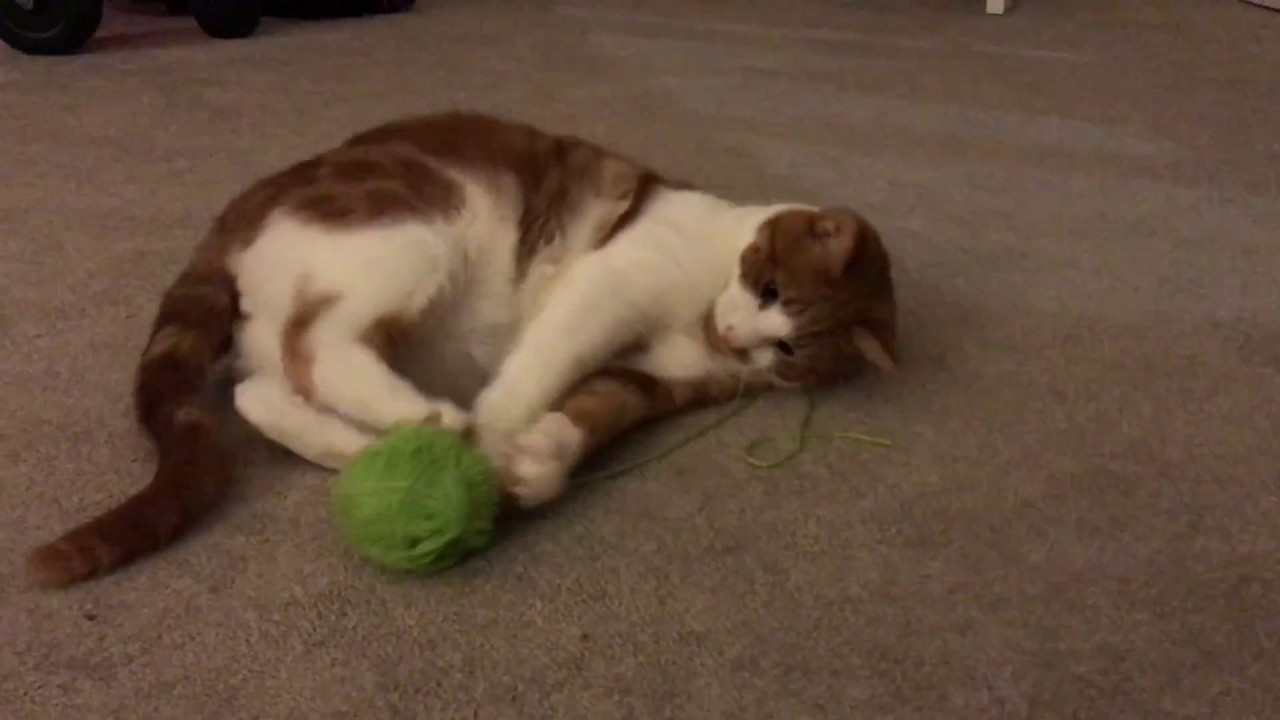
#> input picture kitty.jpg, 1280 x 720 px
$ jupyter execute filter_sobel.ipynb
#> lines starting #> are read from the running program, lines starting #| are printed output that depends on the picture
[cell 1]
import numpy as np
import scipy.ndimage as ndi
from skimage import io, color, util
import matplotlib.pyplot as plt

[cell 2]
image_path = r"kitty.jpg"
image = io.imread(image_path)
#> image is the input picture: shape (720, 1280, 3); mean R, G, B 100.4, 78.4, 61.5
gray_image = color.rgb2gray(image) # Convert to grayscale
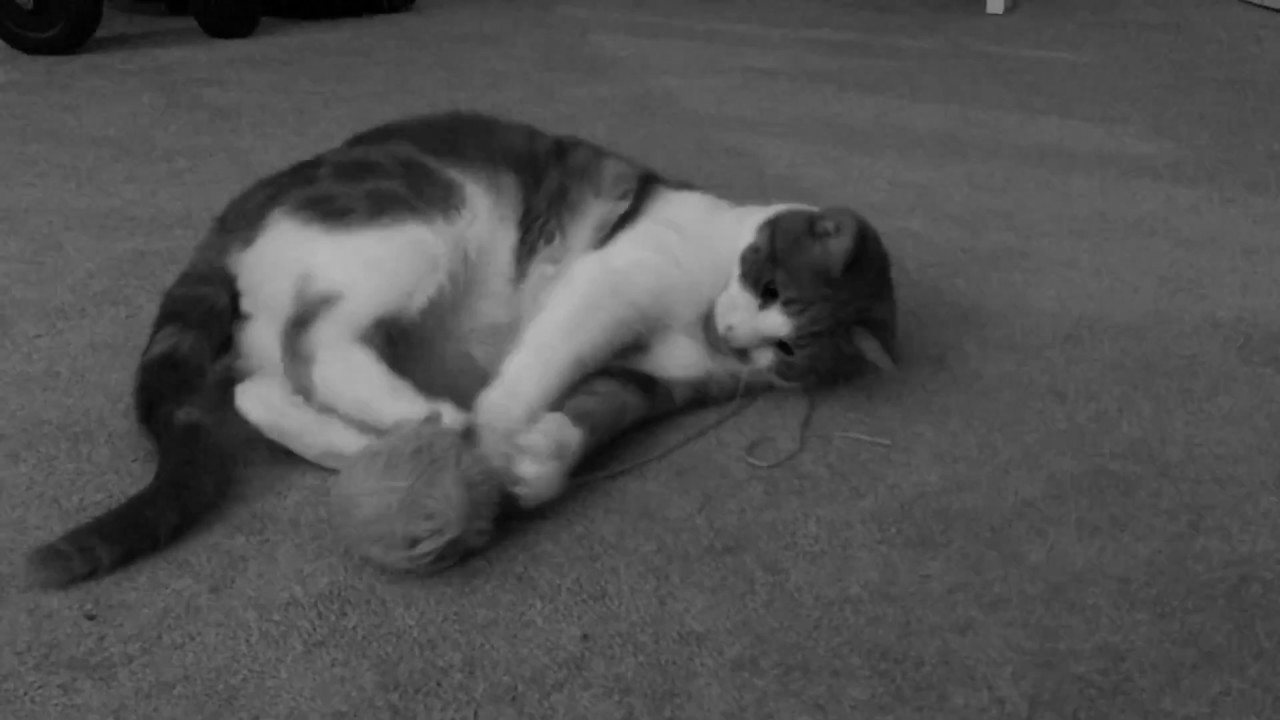
#> gray_image: shape (720, 1280) float64; min 0.000833, max 0.724, mean 0.321
def mean_filter(image, size=3):
#> called with size = 3
    return ndi.uniform_filter(image, size=size)
def median_filter(image, size=5):
#> called with size = 5
    return ndi.median_filter(image, size=size)
def gaussian_filter(image, sigma=1.0):
#> called with sigma = 1
    return ndi.gaussian_filter(image, sigma=sigma)
def sobel_filter(image):
    sobel_x = ndi.sobel(image, axis=0)
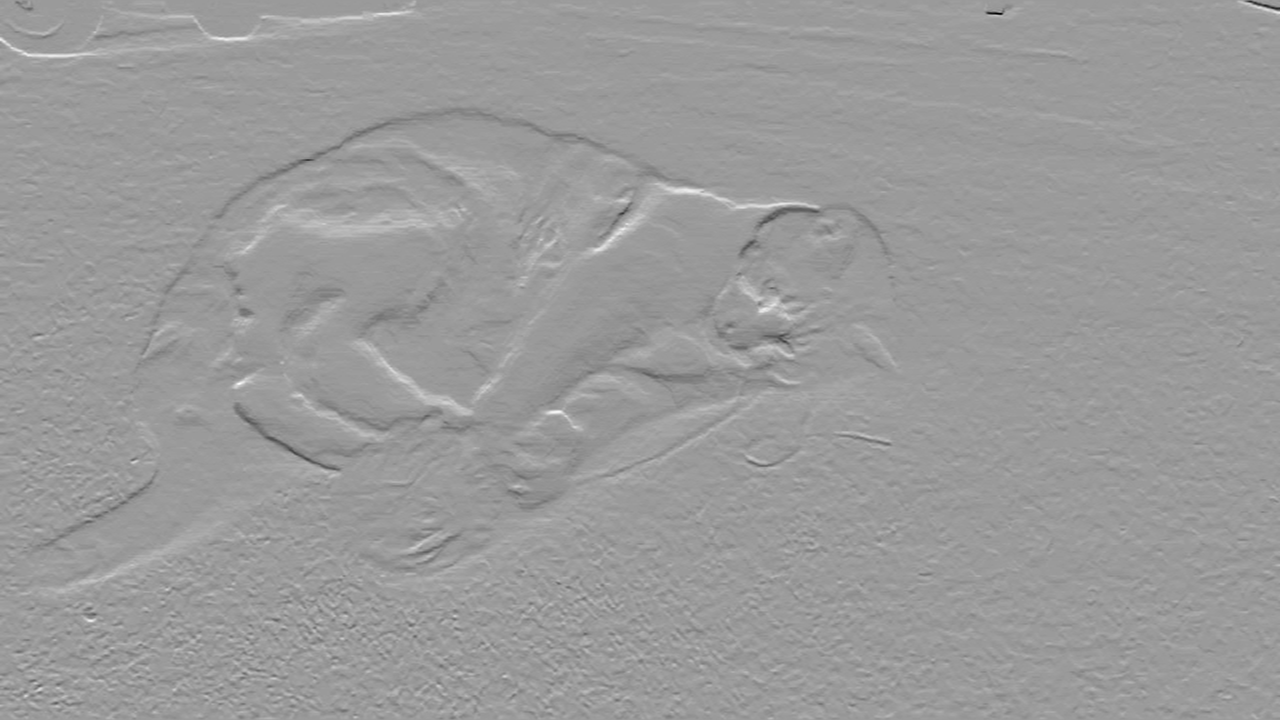
#> sobel_x: shape (720, 1280) float64; min -1.14, max 0.739, mean 0.00141; drawn with min black and max white
    sobel_y = ndi.sobel(image, axis=1)
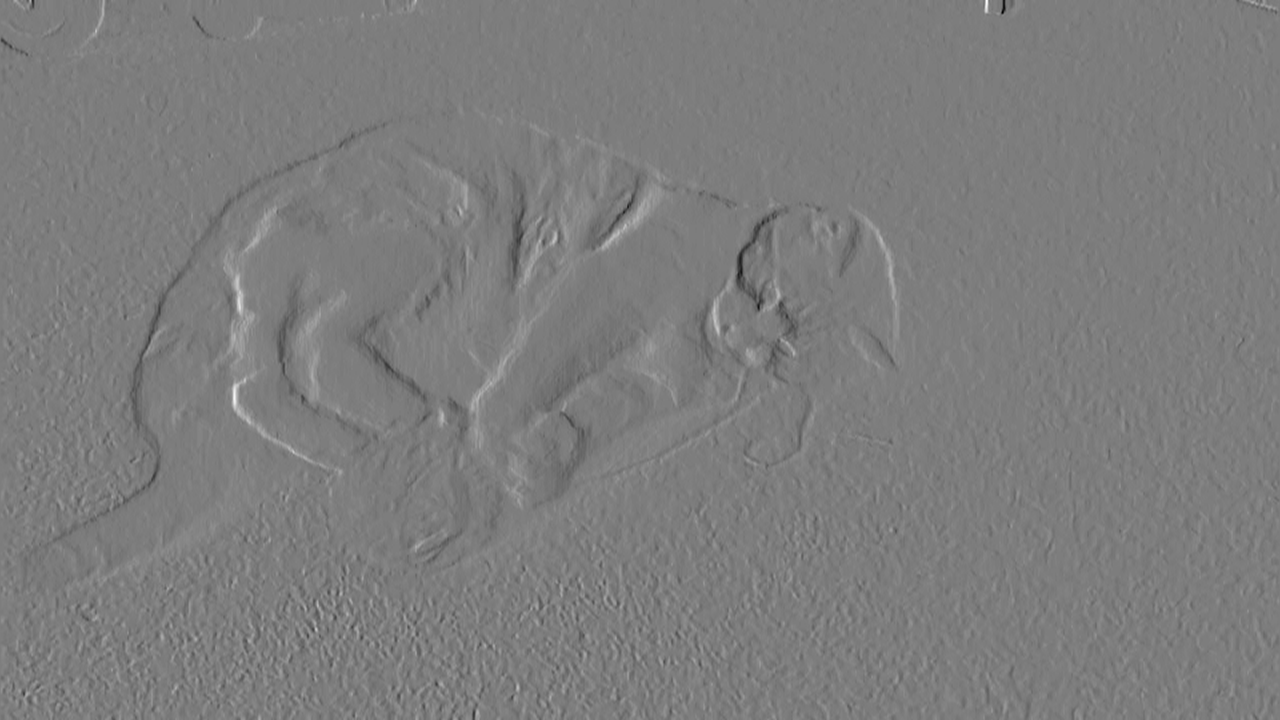
#> sobel_y: shape (720, 1280) float64; min -0.918, max 0.951, mean -0.0002; drawn with min black and max white
    magnitude = np.hypot(sobel_x, sobel_y)
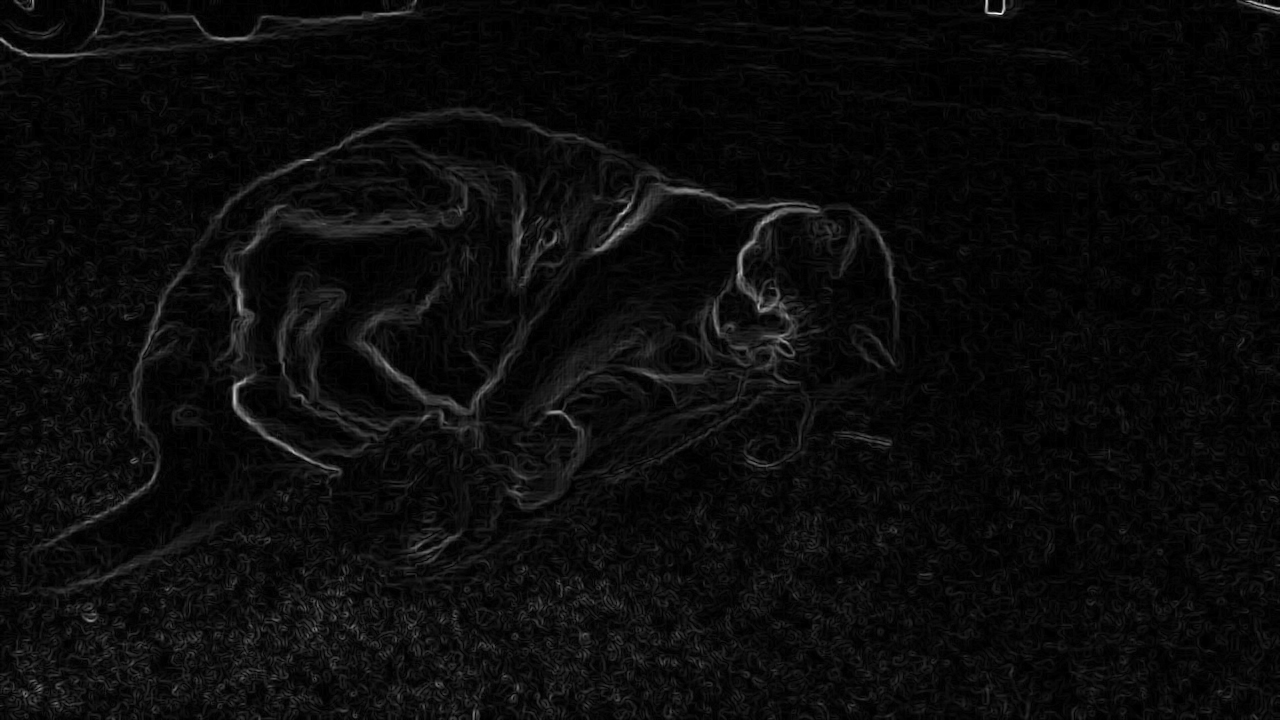
#> magnitude: shape (720, 1280) float64; min 0, max 1.15, mean 0.0517; drawn with min black and max white
    magnitude = (magnitude - np.min(magnitude)) / (np.max(magnitude) - np.min(magnitude))
    return magnitude

[cell 3]
mean_result = mean_filter(gray_image)
median_result = median_filter(gray_image)
gaussian_result = gaussian_filter(gray_image)
sobel_result = sobel_filter(gray_image)
def convert_to_ubyte(image):
    return util.img_as_ubyte(image)
mean_result_ubyte = convert_to_ubyte(mean_result)
median_result_ubyte = convert_to_ubyte(median_result)
gaussian_result_ubyte = convert_to_ubyte(gaussian_result)
sobel_result_ubyte = convert_to_ubyte(sobel_result)
io.imsave('mean_filtered_image.png', mean_result_ubyte)
io.imsave('median_filtered_image.png', median_result_ubyte)
io.imsave('gaussian_filtered_image.png', gaussian_result_ubyte)
io.imsave('sobel_filtered_image.png', sobel_result_ubyte)

[cell 4]
def display_image(image, title):
    plt.figure(figsize=(8, 8))
    plt.imshow(image, cmap='gray')
    plt.title(title)
    plt.axis('off')
    plt.show()
display_image(mean_result, 'Mean Filter')
display_image(median_result, 'Median Filter')
display_image(gaussian_result, 'Gaussian Filter')
display_image(sobel_result, 'Sobel Filter')

$ run again, with graaphbased.png saved as kitty.jpg
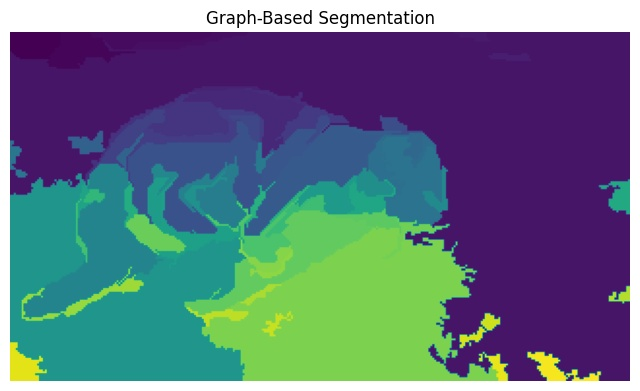
#> input picture graaphbased.png, 640 x 391 px
#> image is the input picture: shape (391, 640, 3); mean R, G, B 95, 112, 128.9
#> in sobel_filter, `sobel_y = ndi.sobel(image, axis=1)`:
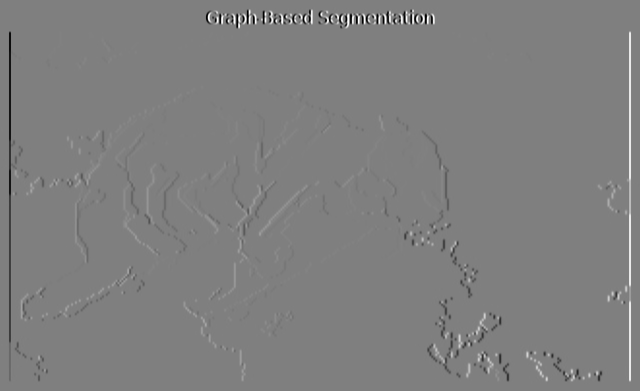
#> sobel_y: shape (391, 640) float64; min -4, max 4, mean -1.36e-05; drawn with min black and max white
#> in sobel_filter, `magnitude = np.hypot(sobel_x, sobel_y)`:
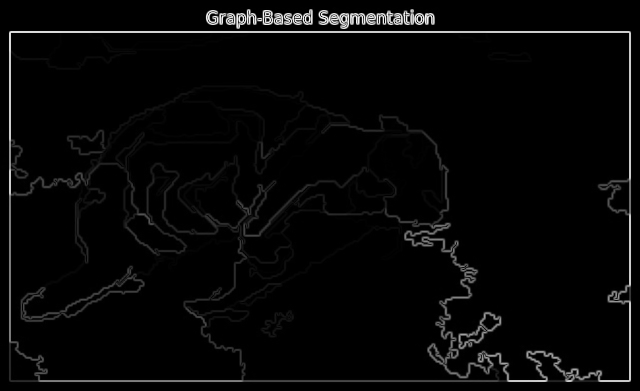
#> magnitude: shape (391, 640) float64; min 0, max 4.2, mean 0.118; drawn with min black and max white

$ run again, with meanshift.png saved as kitty.jpg
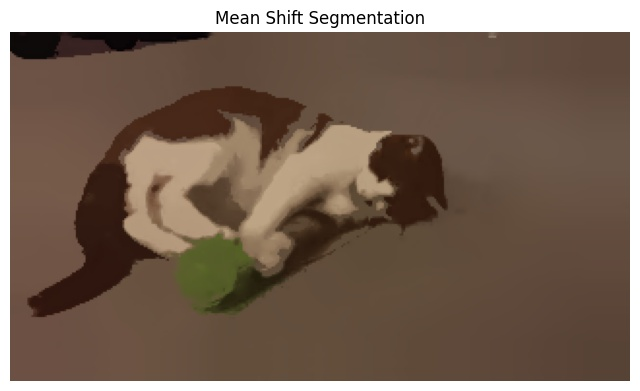
#> input picture meanshift.png, 640 x 391 px
#> image is the input picture: shape (391, 640, 3); mean R, G, B 121.2, 102.2, 87.6
#> in sobel_filter, `sobel_y = ndi.sobel(image, axis=1)`:
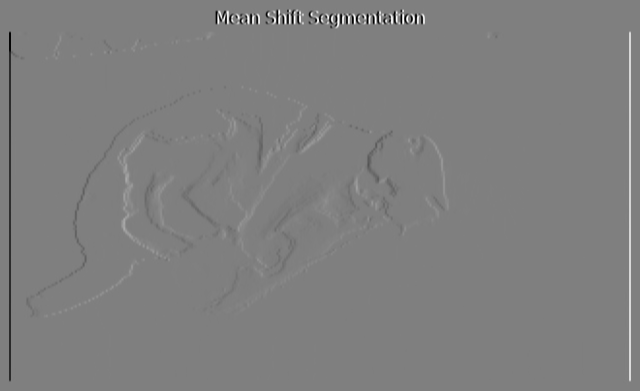
#> sobel_y: shape (391, 640) float64; min -4, max 4, mean 5.59e-07; drawn with min black and max white
#> in sobel_filter, `magnitude = np.hypot(sobel_x, sobel_y)`:
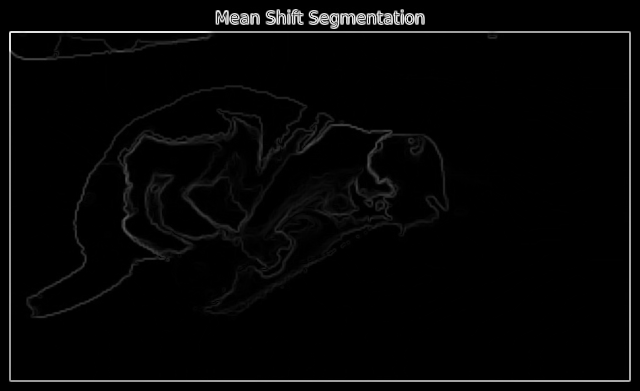
#> magnitude: shape (391, 640) float64; min 0, max 4.32, mean 0.102; drawn with min black and max white
